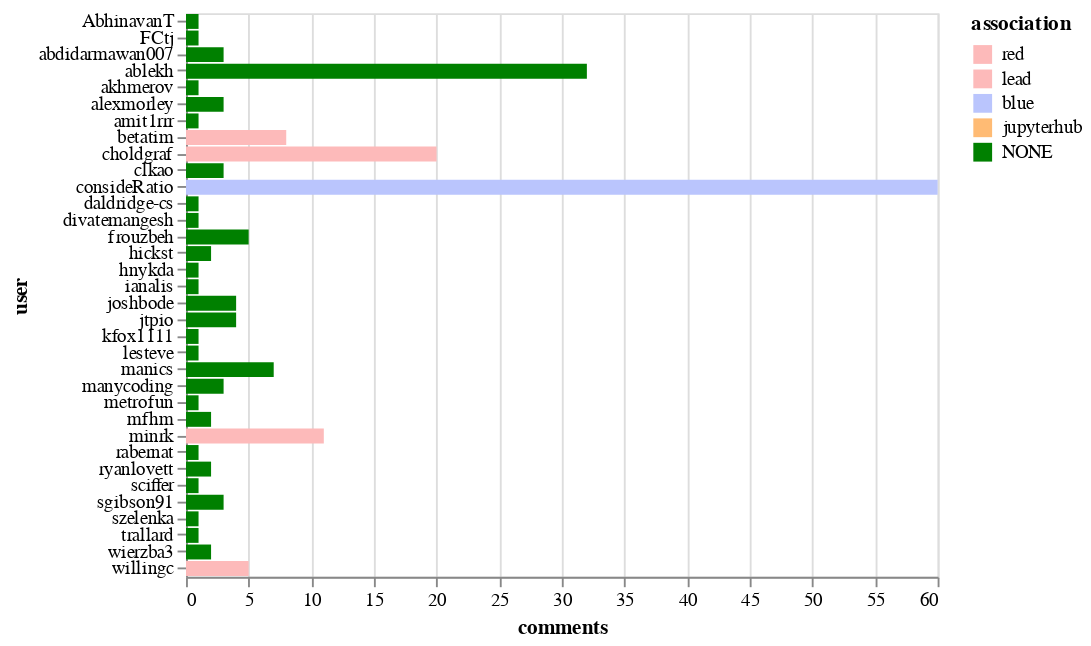

The notebook cell this image was saved under:
### Markdown cell above
## Top commenters

### Code cell
alt.Chart(top_commenters).mark_bar().encode(
    x='comments',
    y='user',
    color=alt.Color('association', sort=["CONTRIBUTOR", "MEMBER", "NONE"], scale=color_scale)
)

### Figure 1 — Vega-Lite specification as saved in the notebook (floating-point values rounded to 4 significant figures)
{"$schema": "https://vega.github.io/schema/vega-lite/v2.6.0.json", "config": {"view": {"height": 300, "width": 400}}, "data": {"name": "data-8c9c8abe278976140df2b6b20570954f"}, "datasets": {"data-8c9c8abe278976140df2b6b20570954f": [{"association": "blue", "comments": 60, "user": "consideRatio"}, {"association": "NONE", "comments": 32, "user": "ablekh"}, {"association": "red", "comments": 20, "user": "choldgraf"}, {"association": "lead", "comments": 11, "user": "minrk"}, {"association": "red", "comments": 8, "user": "betatim"}, {"association": "NONE", "comments": 7, "user": "manics"}, {"association": "red", "comments": 5, "user": "willingc"}, {"association": "NONE", "comments": 5, "user": "frouzbeh"}, {"association": "NONE", "comments": 4, "user": "joshbode"}, {"association": "NONE", "comments": 4, "user": "jtpio"}, {"association": "NONE", "comments": 3, "user": "manycoding"}, {"association": "NONE", "comments": 3, "user": "alexmorley"}, {"association": "NONE", "comments": 3, "user": "sgibson91"}, {"association": "NONE", "comments": 3, "user": "abdidarmawan007"}, {"association": "NONE", "comments": 3, "user": "clkao"}, {"association": "NONE", "comments": 2, "user": "mfhm"}, {"association": "NONE", "comments": 2, "user": "ryanlovett"}, {"association": "NONE", "comments": 2, "user": "wierzba3"}, {"association": "NONE", "comments": 2, "user": "hickst"}, {"association": "NONE", "comments": 1, "user": "amit1rrr"}, {"association": "NONE", "comments": 1, "user": "akhmerov"}, {"association": "NONE", "comments": 1, "user": "FCtj"}, {"association": "NONE", "comments": 1, "user": "ianalis"}, {"association": "NONE", "comments": 1, "user": "daldridge-cs"}, {"association": "NONE", "comments": 1, "user": "divatemangesh"}, {"association": "NONE", "comments": 1, "user": "hnykda"}, {"association": "NONE", "comments": 1, "user": "kfox1111"}, {"association": "NONE", "comments": 1, "user": "lesteve"}, {"association": "NONE", "comments": 1, "user": "metrofun"}, {"association": "NONE", "comments": 1, "user": "rabernat"}, {"association": "NONE", "comments": 1, "user": "sciffer"}, {"association": "NONE", "comments": 1, "user": "szelenka"}, {"association": "NONE", "comments": 1, "user": "trallard"}, {"association": "NONE", "comments": 1, "user": "AbhinavanT"}]}, "encoding": {"color": {"field": "association", "scale": {"domain": ["red", "lead", "blue", "jupyterhub", "NONE"], "range": ["#fdbaba", "#fdbaba", "#bac5fd", "#ffbb74", "green"]}, "sort": ["CONTRIBUTOR", "MEMBER", "NONE"], "type": "nominal"}, "x": {"field": "comments", "type": "quantitative"}, "y": {"field": "user", "type": "nominal"}}, "mark": "bar"}
